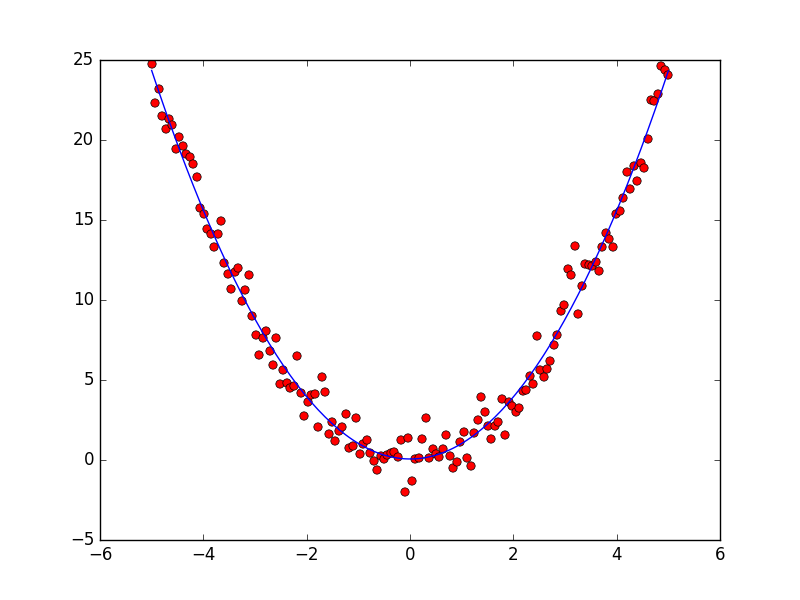

This figure's Python source:
import theano
import numpy as np
import theano.tensor as T
from theano import function
import matplotlib.pyplot as plt
from theano.tensor.shared_randomstreams import RandomStreams

def add_bias(X):
    return np.insert(X,0,1,axis=1)

def add_features(X):
    (num_points, num_features) = X.shape
    for f in range(num_features):
        X = np.insert(X,num_features+f,np.square(X[:,f]),axis=1)

    return X

class LinearRegression:

    def __init__(self,add_features=True,learning_rate=0.001,threshold=0.001,debug=False):
        self.add_features = add_features
        self.debug = debug
        self.learning_rate = learning_rate
        self.threshold = threshold

    def train(self,X_train,Y_train):
        # Add new features
        if self.add_features:
            X_train = add_features(X_train)

        # Add bias to training examples in order to make the mathematics more elegant
        X_train = add_bias(X_train)
        (num_points, num_features) = X_train.shape

        # Define theano variables to represent the training examples (X) and
        # respective values (Y)
        X = T.dmatrix('X')
        Y = T.dvector('Y')

        # Define the weight of the model
        w = theano.shared(np.asarray([0]*num_features,dtype=theano.config.floatX))
        # Prediction
        y = T.dot(w,X.T)

        # Cost function: Square the difference between the real label and the
        # predicted label. Then take the mean of all these differences
        cost = T.mean(T.sqr(Y-y))
        grad = T.grad(cost=cost, wrt=w)
        updates = [[w, w - grad*self.learning_rate]]

        # Train function: Inputs X and Y. Computes the cost function.
        # X is a matrix of dimensions [num_points,num_features]
        # Y is a vector of dimension [num_points]
        # cost is a function that returns how well the model fits the reality
        # everytime train is called, w is updated
        train = function([X,Y],outputs=cost,updates=updates,allow_input_downcast=True)

        # Run the training function untill the reduction on the error is small enough
        error_before, iterations = 0, 0
        while True:
            error = train(X_train,Y_train)
            if self.debug:
                iterations = iterations + 1
                print("[iteration {0}] error = {1}".format(iterations,error))

            if abs(error_before - error) < self.threshold:
                break
            error_before = error

        self.w = w.get_value()
        # return the learned weights
        return w.get_value()

    def predict(self,X):
        if self.add_features:
            X = add_features(X)
        X = add_bias(X)
        return np.dot(self.w,np.transpose(X))


def random_noise_generator(num_points,seed=234):
    srng = RandomStreams(seed)
    rv_n = srng.normal((num_points,))
    f = function([],rv_n)
    return f()

def points_generator(f,num_points,start=0,end=4):
    x = np.linspace(start,end,num_points)
    return x,f(x)+random_noise_generator(num_points)


def main():
    num_points = 150

    x = T.dvector('x')
    y = x**2
    f = function([x],y)

    X,y = points_generator(f,num_points,start=-5,end=5)
    X = np.array([[xi] for xi in X])

    model = LinearRegression()
    w = model.train(X,y)
    y_pred = model.predict(X)

    plt.plot(X,y,'ro')
    plt.plot(X,y_pred)
    plt.show()

if __name__ == '__main__':
    main()
